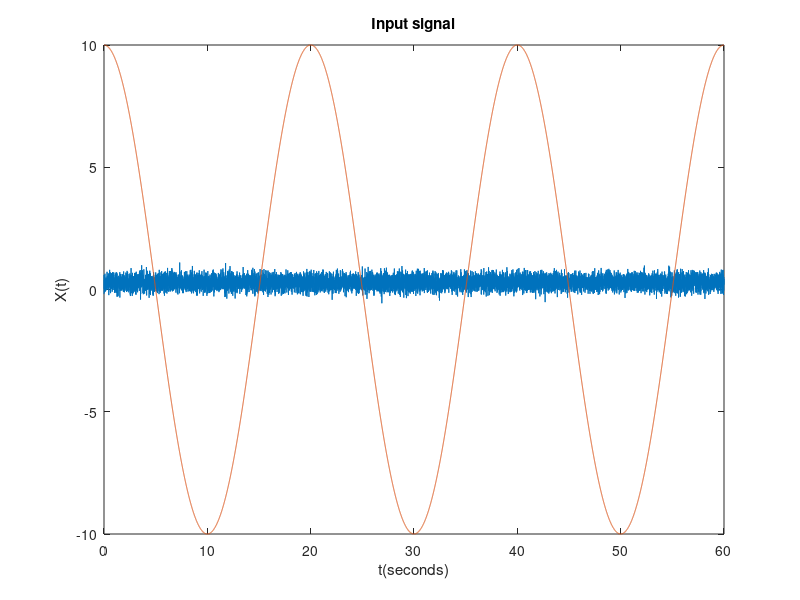
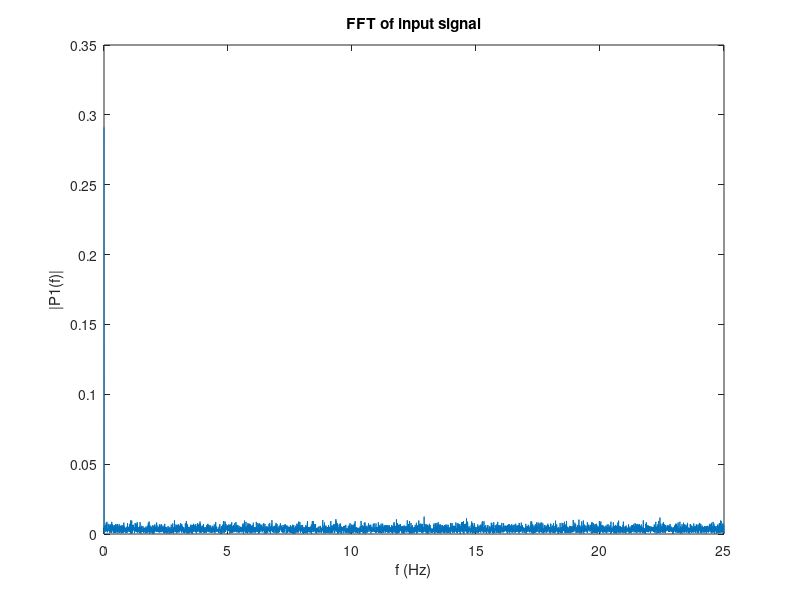

The MATLAB source for these figures, in order:
clear;
clc;
imu = load('imu_noise.txt');
gt = load('traj_gt.txt');
gt_x = gt(:,2);
gt_y = gt(:,3);
gt_z = gt(:,4);
gt_qw = gt(:,5);
gt_qx = gt(:,6);
gt_qy = gt(:,7);
gt_qz = gt(:,8);
gt_vx = gt(:,9);
gt_vy = gt(:,10);
gt_vz = gt(:,11);

t = imu(:, 1);
plot(t,gt_vx,t,gt_vy,t,gt_vz)

p_x = imu(:, 2);
p_y = imu(:, 3);
p_z = imu(:, 4);

% 初值设定
Fs = 50;                                                % 采样频率                    
T = 1/Fs;                                               % 采样周期      
L = 12000;                                              % 信号长度
%t = (0:L-1)*T;                                          % 时间向量

% 对输入信号尾部补零，并进行FFT变换
input = p_x;
input = [input,;zeros(L-length(input),1)]; 

output = fft(input);

% 计算双侧频谱 P2。然后基于 P2 和偶数信号长度 L 计算单侧频谱 P1。
P2 = abs(output/L);                                     
P1 = P2(1:L/2+1);
P1(2:end-1) = 2*P1(2:end-1);

% 在时域绘制原始输入信号
figure(1)
plot(t,input,t,gt_x)
title('Input signal')
xlabel('t(seconds)')
ylabel('X(t)')

%定义频域 f 并绘制单侧幅值频谱 P1
figure(2)
f = Fs*(0:(L/2))/L;
plot(f,P1) 
title('FFT of input signal')
xlabel('f (Hz)')
ylabel('|P1(f)|')



